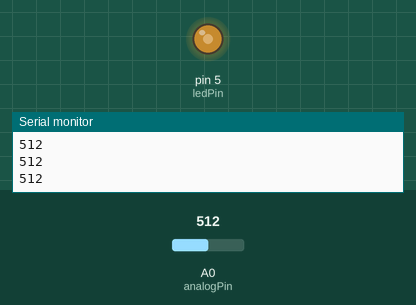
Bench run of a sketch on a simulated Arduino Uno, built with avr-gcc and run on an emulated ATmega328P. Shown: output pins drawn as LEDs (lit = HIGH), the last lines printed to the serial monitor. The test bench sets the inputs (shaded band); at power-on: A0 (analogPin) = 512.

Above: at 1.2 s.
1.3 s: A0 (analogPin) set to 716
At 2.2 s:
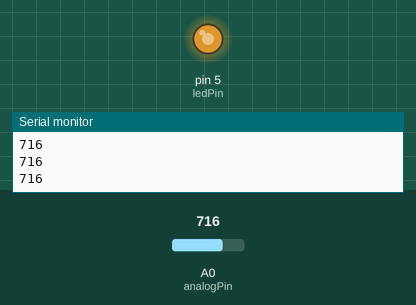
2.9 s: A0 (analogPin) set to 900
At 3.5 s:
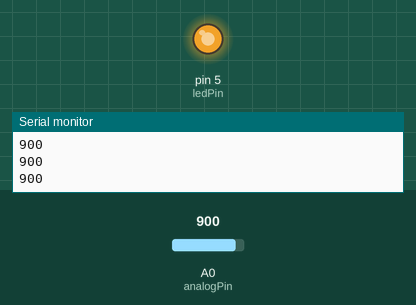
4.5 s: A0 (analogPin) set to 122
At 5.8 s:
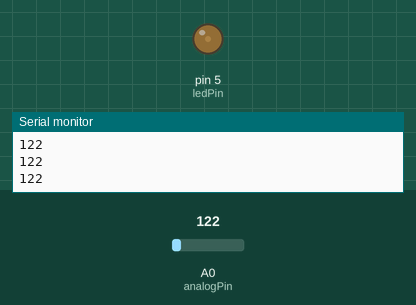
6.1 s: A0 (analogPin) set to 0
At 7.3 s:
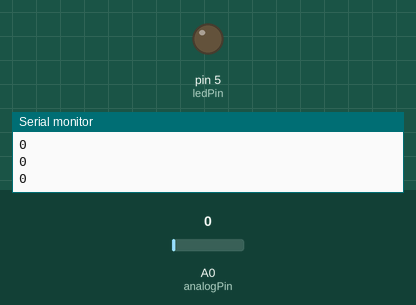
Timing chart, 0 to 8.7 s (numbered marks = the images above; inputs shaded):
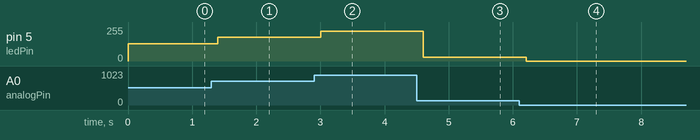

The sketch:

analogLEDtest.ino
```cpp
int ledPin = 5;
int analogPin = A0;
int val = 0;

void setup(){
    Serial.begin(9600);
    pinMode(ledPin, OUTPUT);
}

void loop(){
    val = analogRead(analogPin);
    analogWrite(ledPin, val / 4);
    Serial.println(val);
    delay(200);
}
```

Measured:
- after the input at 1.3 s, pin 5 (ledPin): 128/255 → 179/255 after 0.10 s
- after the input at 2.9 s, pin 5 (ledPin): 179/255 → 225/255 after 0.10 s
- after the input at 4.5 s, pin 5 (ledPin): 225/255 → 30/255 after 0.11 s
- after the input at 6.1 s, pin 5 (ledPin): 30/255 → 0/255 after 0.11 s
